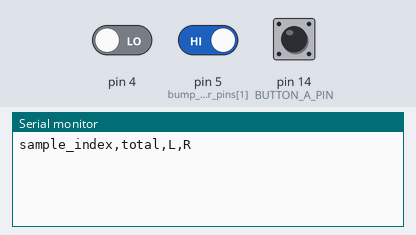
This sketch was run on a simulated Arduino Leonardo, built with avr-gcc and run on an emulated ATmega32U4. Shown: the last lines printed to the serial monitor. The inputs (shaded band) are chosen by the test bench; at power-on: pin 14 (BUTTON_A_PIN) HIGH, pin 4 LOW, pin 5 (bump_sensor_pins[1]) HIGH.

Above: at 2.7 s.
2.8 s: pin 14 (BUTTON_A_PIN) pulled LOW for 0.15 s
At 3.4 s:
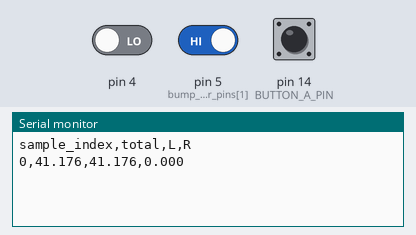
4.5 s: pin 14 (BUTTON_A_PIN) pulled LOW for 1 s
At 5.9 s:
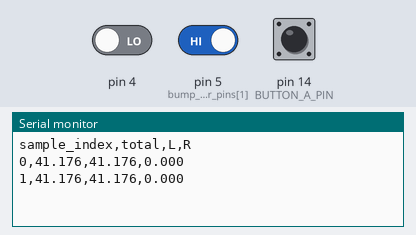

The sketch:

bump_heatmap.ino
```cpp
#include "BumpSensors.h"

BumpSensors_c bump_sensors;

// --------------------------------------------------------------------------
// SETTINGS
// --------------------------------------------------------------------------

const int BUTTON_A_PIN = 14;
const unsigned long SENSOR_TIMEOUT_US = 3000;

const int BASELINE_SAMPLES = 80;
const int BASELINE_SIGNAL_SAMPLES = 50;

// --------------------------------------------------------------------------
// SIGNAL VARIABLES
// --------------------------------------------------------------------------

float bump_baseline[BUMP_NUM_SENSORS];
float baselineTotal = 0.0f;

float L = 0.0f;
float R = 0.0f;
float total = 0.0f;

bool lastButtonState = HIGH;
int sampleIndex = 0;

// --------------------------------------------------------------------------
// HELPERS
// --------------------------------------------------------------------------

float readingToSignal(float reading, float baseline) {
  if (baseline <= 1.0f) return 0.0f;

  float x = 100.0f * (baseline - reading) / baseline;

  if (x < 0.0f) x = 0.0f;
  if (x > 100.0f) x = 100.0f;
  return x;
}

void measureBumpBaseline() {
  for (int s = 0; s < BUMP_NUM_SENSORS; s++) {
    bump_baseline[s] = 0.0f;
  }

  for (int i = 0; i < BASELINE_SAMPLES; i++) {
    bump_sensors.readSensorsDigital();
    for (int s = 0; s < BUMP_NUM_SENSORS; s++) {
      bump_baseline[s] += bump_sensors.readings[s];
    }
    delay(5);
  }

  for (int s = 0; s < BUMP_NUM_SENSORS; s++) {
    bump_baseline[s] /= (float)BASELINE_SAMPLES;
  }

  baselineTotal = 0.0f;
  for (int i = 0; i < BASELINE_SIGNAL_SAMPLES; i++) {
    bump_sensors.readSensorsDigital();

    float Lb = readingToSignal(bump_sensors.readings[0], bump_baseline[0]);
    float Rb = readingToSignal(bump_sensors.readings[1], bump_baseline[1]);

    baselineTotal += (Lb + Rb);
    delay(5);
  }

  baselineTotal /= (float)BASELINE_SIGNAL_SAMPLES;
}

void updateSignals() {
  bump_sensors.readSensorsDigital();

  L = readingToSignal(bump_sensors.readings[0], bump_baseline[0]);
  R = readingToSignal(bump_sensors.readings[1], bump_baseline[1]);
  total = L + R;
}

void settleSignals(int nSamples, int delayMs) {
  for (int i = 0; i < nSamples; i++) {
    updateSignals();
    delay(delayMs);
  }
}

void printOneSample() {
  Serial.print(sampleIndex);
  Serial.print(",");
  Serial.print(total, 3);
  Serial.print(",");
  Serial.print(L, 3);
  Serial.print(",");
  Serial.println(R, 3);

  sampleIndex++;
}

// --------------------------------------------------------------------------
// SETUP / LOOP
// --------------------------------------------------------------------------

void setup() {
  Serial.begin(115200);
  pinMode(BUTTON_A_PIN, INPUT_PULLUP);

  bump_sensors.initialiseForDigital();
  bump_sensors.timeout_us = SENSOR_TIMEOUT_US;

  pinMode(EMIT_PIN, INPUT);

  delay(500);
  measureBumpBaseline();

  Serial.println("sample_index,total,L,R");
}

void loop() {
  bool buttonState = digitalRead(BUTTON_A_PIN);

  if (lastButtonState == HIGH && buttonState == LOW) {
    delay(20);
    if (digitalRead(BUTTON_A_PIN) == LOW) {
      // Let the reading settle at the current leader position
      settleSignals(10, 20);   // about 200 ms settle
      printOneSample();
    }
  }

  lastButtonState = buttonState;
}
```

BumpSensors.h
```cpp
// Class for Bumpsesnors on pins A6 and 5

// this #ifndef stops this file
// from being included mored than
// once by the compiler.
#ifndef _BUMPSENSORS_H
#define _BUMPSENSORS_H

// We will use all 5 line sensors (DN1 - 5)
// and so define a constant here, rather than
// type '5' in lots of places.
#define BUMP_NUM_SENSORS 2


// Pin definitions
// This time, we will use an array to store the
// pin definitions.  This is a bit like a list.
// This way, we can either loop through the
// list automatically, or we can ask for a pin
// by indexing, e.g. sensor_pins[0] is A11,
// sensors_pins[1] is A0.
const int bump_sensor_pins[ BUMP_NUM_SENSORS ] = { A6, 5};

// This is the pin used to turn on the infra-
// red LEDs.
#define EMIT_PIN   11

enum ReadState { IDLE, CHARGING, DISCHARGING, DONE };

ReadState state[BUMP_NUM_SENSORS];
unsigned long charge_start_us;
unsigned long discharge_start_us[BUMP_NUM_SENSORS];
bool sample_ready = false;

unsigned long timeout_us = 3000;
unsigned long charge_us = 10;


// Class to operate the linesensors.
class BumpSensors_c {

  public:

    // Raw Readings [0:1]
    float readings[ BUMP_NUM_SENSORS ];

    // Calibration values
    float minimum[ BUMP_NUM_SENSORS ];
    float maximum[ BUMP_NUM_SENSORS ];
    float scaling[ BUMP_NUM_SENSORS ];
    float range[ BUMP_NUM_SENSORS ];

    // Calibrated values
    float bumpcalibrated[ BUMP_NUM_SENSORS ];

    // Timeout for digital discharge-time read
    unsigned long timeout_us = 6000;

    // Constructor, must exist.
    BumpSensors_c() {
      // leave this empty
    }

    // -----------------------------
    // ADC INITIALISATION
    // -----------------------------
    void initialiseForADC() {

      // Follower mode: emitters OFF
      pinMode(EMIT_PIN, INPUT);

      for (int sensor = 0; sensor < BUMP_NUM_SENSORS; sensor++) {
        pinMode(bump_sensor_pins[sensor], INPUT);
      }
    }

    // -----------------------------
    // ADC READ
    // -----------------------------
    void readSensorsADC() {
      for (int sensor = 0; sensor < BUMP_NUM_SENSORS; sensor++) {
        readings[sensor] = analogRead(bump_sensor_pins[sensor]);
      }
    }

    // -----------------------------
    // ADC CALIBRATED READ
    // -----------------------------
    void calcCalibratedADC() {

      readSensorsADC();

      for (int sensor = 0; sensor < BUMP_NUM_SENSORS; sensor++) {
        if (range[sensor] <= 0) {
          bumpcalibrated[sensor] = 0;
        } else {
          bumpcalibrated[sensor] = (readings[sensor] - minimum[sensor]) / range[sensor];
        }
      }
    }

    // -----------------------------
    // DIGITAL INITIALISATION
    // -----------------------------
    void initialiseForDigital() {

      // Follower mode: emitters OFF
      pinMode(EMIT_PIN, INPUT);

      for (int sensor = 0; sensor < BUMP_NUM_SENSORS; sensor++) {
        pinMode(bump_sensor_pins[sensor], INPUT);
      }
    }

    // -----------------------------
    // DIGITAL READ OF ONE SENSOR
    // Returns elapsed discharge time in microseconds
    // Smaller time usually means stronger IR
    // -----------------------------
    unsigned long readSensorDigital(int which_sensor) {

      if (which_sensor < 0 || which_sensor >= BUMP_NUM_SENSORS) {
        return timeout_us;
      }

      int pin = bump_sensor_pins[which_sensor];

      // Follower mode: emitters OFF so we measure external IR beacon
      pinMode(EMIT_PIN, INPUT);

      // Charge capacitor/node
      pinMode(pin, OUTPUT);
      digitalWrite(pin, HIGH);
      delayMicroseconds(10);

      // Let it discharge
      pinMode(pin, INPUT);

      unsigned long start_time = micros();

      while (digitalRead(pin) == HIGH) {
        if (micros() - start_time > timeout_us) {
          return timeout_us;
        }
      }

      return micros() - start_time;
    }

    // -----------------------------
    // DIGITAL READ OF ALL SENSORS
    // -----------------------------
    void readSensorsDigital() {
      for (int sensor = 0; sensor < BUMP_NUM_SENSORS; sensor++) {
        readings[sensor] = readSensorDigital(sensor);
      }
    }


    // -----------------------------
    // DIGITAL CALIBRATED READ
    // -----------------------------
    void calcCalibratedDigital() {

      readSensorsDigital();

      for (int sensor = 0; sensor < BUMP_NUM_SENSORS; sensor++) {
        if (range[sensor] <= 0) {
          bumpcalibrated[sensor] = 0;
        } else {
          bumpcalibrated[sensor] = (readings[sensor] - minimum[sensor]) / range[sensor];
        }
      }
    }


    void startDigitalReadAll() {
      pinMode(EMIT_PIN, INPUT);   // follower emitters OFF

      charge_start_us = micros();
      sample_ready = false;

      for (int i = 0; i < BUMP_NUM_SENSORS; i++) {
        pinMode(bump_sensor_pins[i], OUTPUT);
        digitalWrite(bump_sensor_pins[i], HIGH);
        state[i] = CHARGING;
      }
    }

    void serviceDigitalRead() {
      unsigned long now = micros();

      // After charge time, switch all charging sensors to input
      if (now - charge_start_us >= charge_us) {
        for (int i = 0; i < BUMP_NUM_SENSORS; i++) {
          if (state[i] == CHARGING) {
            pinMode(bump_sensor_pins[i], INPUT);
            discharge_start_us[i] = micros();
            state[i] = DISCHARGING;
          }
        }
      }

      bool all_done = true;

      for (int i = 0; i < BUMP_NUM_SENSORS; i++) {
        if (state[i] == DISCHARGING) {
          if (digitalRead(bump_sensor_pins[i]) == LOW) {
            readings[i] = micros() - discharge_start_us[i];
            state[i] = DONE;
          }
          else if (micros() - discharge_start_us[i] >= timeout_us) {
            readings[i] = timeout_us;
            state[i] = DONE;
          }
        }

        if (state[i] != DONE) {
          all_done = false;
        }
      }

      if (all_done) {
        sample_ready = true;
      }
    }


    void calcCalibratedFromCurrentReadings() {
      for (int i = 0; i < BUMP_NUM_SENSORS; i++) {
        bumpcalibrated[i] = (readings[i] - minimum[i]) / range[i];

        if (bumpcalibrated[i] < 0) bumpcalibrated[i] = 0;
        if (bumpcalibrated[i] > 1) bumpcalibrated[i] = 1;
      }
    }
    // -----------------------------
    // Helper: update min/max from latest readings
    // Call this inside your calibration routine
    // -----------------------------
    void updateCalibrationFromReadings() {
      for (int sensor = 0; sensor < BUMP_NUM_SENSORS; sensor++) {
        if (readings[sensor] < minimum[sensor]) minimum[sensor] = readings[sensor];
        if (readings[sensor] > maximum[sensor]) maximum[sensor] = readings[sensor];
      }
    }

    // -----------------------------
    // Helper: calculate ranges after calibration
    // -----------------------------
    void finaliseCalibration() {
      for (int sensor = 0; sensor < BUMP_NUM_SENSORS; sensor++) {
        range[sensor] = maximum[sensor] - minimum[sensor];
        if (range[sensor] <= 0) range[sensor] = 1;
      }
    }


    bool sampleReady() {
      return sample_ready;
    }

    void clearSampleReady() {
      sample_ready = false;
    }
}; // End of bumpsensor class defintion


#endif
```

Measured:
- after the input at 2.8 s, the serial monitor: prints a new line after 0.25 s (image 1)
- after the input at 4.5 s, the serial monitor: prints a new line after 0.25 s (image 2)
